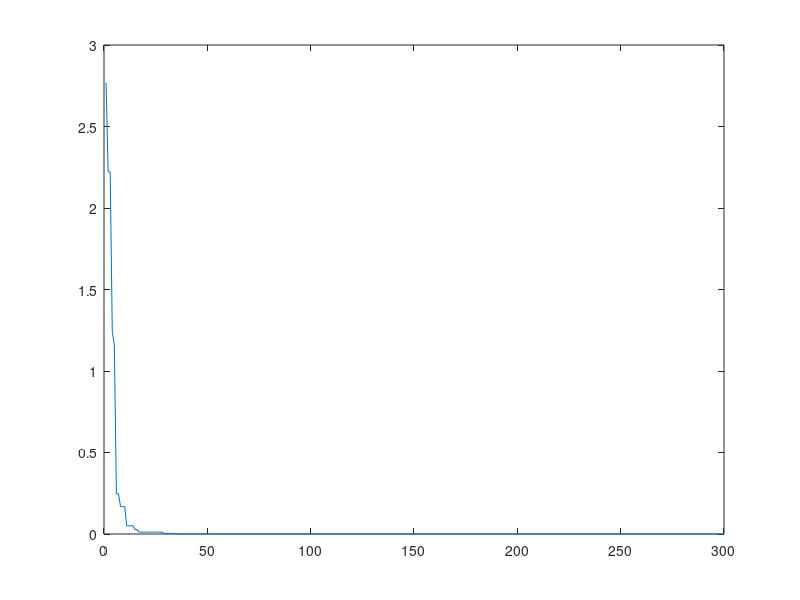

This chart was generated by the following MATLAB code:
clear all
close all
clc

A = [4 2; 3 1];
b = [8; 2];

m = numel(b);
f = @(x) (1/(2*m))*sum((b-A*x).^2);

G = 300;
N = 20;
D = size(A,2);
  
xl = [-5 -5]';
xu = [5 5]';

w_max = 0.8;
w_min = 0.1;
c1 = 2;
c2 = 2;

x = zeros(D,N);
v = zeros(D,N);
xb = zeros(D,N);

fitness = zeros(1,N);

f_plot = zeros(1,G);

for  i=1:N
    x(:,i) = xl+(xu-xl).*rand(D,1);
    v(:,i) = 0.5*randn(D,1);

    xb(:,i) = x(:,i);

    fitness(i) = f(x(:,i));
end    

for g=1:G
    
    for i=1:N
        fx = f(x(:,i));
        if fx < fitness(i)
            xb(:,i) = x(:,i);
            fitness(i) = fx;
        end
    end

    [fx_best,I_best] = min(fitness);

    f_plot(g) = fx_best;

    w = w_max - (g/G)*(w_max-w_min);

    for i=1:N
        v(:,i) = w*v(:,i) + rand()*c1*(xb(:,i)-x(:,i)) + rand()*c2*(xb(:,I_best)-x(:,i));
        x(:,i) = x(:,i) + v(:,i);
    end
end

disp("Valor de las incognitas: ")
disp(x(:,I_best))

disp("Error resultante: ")
disp(f(x(:,I_best)))

disp("Resultado obtenido: ")
disp(A*x(:,I_best))

figure
plot(f_plot);